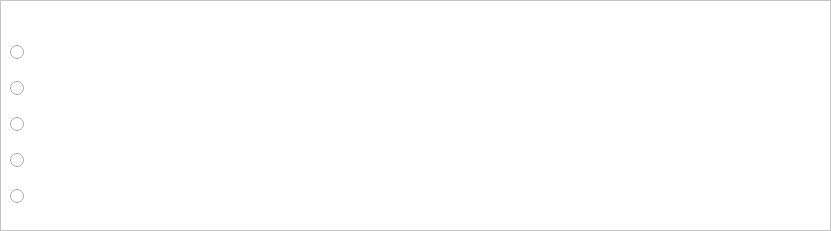
   <widget class="QFrame" name="frame_4">
    <property name="geometry">
     <rect>
      <x>20</x>
      <y>620</y>
      <width>831</width>
      <height>231</height>
     </rect>
    </property>
    <property name="styleSheet">
     <string notr="true">background-color: rgb(255, 255, 255);</string>
    </property>
    <property name="frameShape">
     <enum>QFrame::StyledPanel</enum>
    </property>
    <property name="frameShadow">
     <enum>QFrame::Raised</enum>
    </property>
    <widget class="QWidget" name="layoutWidget">
     <property name="geometry">
      <rect>
       <x>10</x>
       <y>30</y>
       <width>591</width>
       <height>191</height>
      </rect>
     </property>
     <layout class="QVBoxLayout" name="verticalLayout">
      <item>
       <widget class="QRadioButton" name="radioButton_1">
        <property name="text">
         <string/>
        </property>
       </widget>
      </item>
      <item>
       <widget class="QRadioButton" name="radioButton_2">
        <property name="text">
         <string/>
        </property>
       </widget>
      </item>
      <item>
       <widget class="QRadioButton" name="radioButton_3">
        <property name="text">
         <string/>
        </property>
       </widget>
      </item>
      <item>
       <widget class="QRadioButton" name="radioButton_4">
        <property name="text">
         <string/>
        </property>
       </widget>
      </item>
      <item>
       <widget class="QRadioButton" name="radioButton_5">
        <property name="text">
         <string/>
        </property>
       </widget>
      </item>
     </layout>
    </widget>
   </widget>
